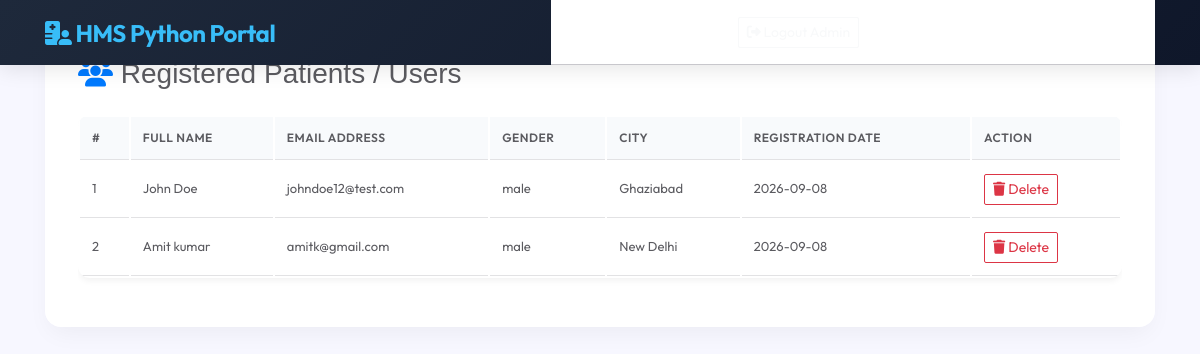
/admin/manage-users (signed in), run on the app's committed database.
### models.py (models this page shows, shortened)
class User(db.Model):
    __tablename__ = 'users'
    id = db.Column(db.Integer, primary_key=True, autoincrement=True)
    fullName = db.Column(db.String(255), nullable=True)
    address = db.Column(db.Text, nullable=True)
    city = db.Column(db.String(255), nullable=True)
    gender = db.Column(db.String(255), nullable=True)
    email = db.Column(db.String(255), nullable=True)
    password = db.Column(db.String(255), nullable=True)
    regDate = db.Column(db.DateTime, default=datetime.utcnow)
    updationDate = db.Column(db.DateTime, onupdate=datetime.utcnow)

### routes/admin_routes.py (the view)
@admin_bp.route('/manage-users')
@admin_required
def manage_users():
    users = User.query.all()
    return render_template('admin/manage_users.html', users=users)

### utils.py (called while the page is built)
def admin_required(f):
    @wraps(f)
    def decorated_function(*args, **kwargs):
        if 'admin_id' not in session:
            flash('Please log in to access the admin portal.', 'warning')
            return redirect(url_for('admin.login'))
        return f(*args, **kwargs)
    return decorated_function

### templates/admin/manage_users.html (shortened to what this page needs)
{% extends 'base.html' %}
{% block content %}
<div class="glass-card">
    <h3 class="fw-bold mb-4"><i class="fas fa-users text-primary me-2"></i> Registered Patients / Users</h3>
    <div class="table-responsive">
        <table class="table table-hover align-middle table-custom">
            <thead>
                <tr>
                    <th>#</th>
                    <th>Full Name</th>
                    <th>Email Address</th>
                    <th>Gender</th>
                    <th>City</th>
                    <th>Registration Date</th>
                    <th>Action</th>
                </tr>
            </thead>
            <tbody>
                {% if users %}
                    {% for usr in users %}
                    <tr>
                        <td>{{ loop.index }}</td>
                        <td class="fw-bold">{{ usr.fullName }}</td>
                        <td>{{ usr.email }}</td>
                        <td>{{ usr.gender }}</td>
                        <td>{{ usr.city }}</td>
                        <td>{{ usr.regDate.strftime('%Y-%m-%d') if usr.regDate else 'N/A' }}</td>
                        <td>
                            <a href="{{ url_for('admin.delete_user', id=usr.id) }}" class="btn btn-sm btn-outline-danger" onclick="return confirm('Delete user account?');"><i class="fas fa-trash me-1"></i> Delete</a>
                        </td>
                    </tr>
                    {% endfor %}
                {% else %}
                    <tr>
                        <td colspan="7" class="text-center py-4 text-muted">No registered users found.</td>
                    </tr>
                {% endif %}
            </tbody>
        </table>
    </div>
</div>
{% endblock %}

### static/assets/css/style.css (style rules this page uses)
* { margin: 0px; padding: 0px; list-style: none; }
a { text-decoration: none; outline: none; color: #444; }
html, body { height: 100%; }
::placeholder { color: #747f8a !important; font-size: 13px; opacity: .5 !important; }
h1, h2, h3, h4, h5, h6 { font-family: "mouse-500", Arial, Helvetica, sans-serif; }
body { background-color: #f7f7ff !important; font-family: "mouse-300", Arial, Helvetica, sans-serif; color: #6A6A6A; }
.btn { box-shadow: 0 3px 1px -2px rgba(0, 0, 0, 0.2), 0 2px 2px 0 rgba(0, 0, 0, 0.14), 0 1px 5px 0 rgba(0, 0, 0, 0.12); border-radius: 2px; }

### templates/base.html (style rules this page uses)
:root { --primary: #2563eb; --primary-dark: #1d4ed8; --secondary: #0f172a; --accent: #06b6d4; --bg-light: #f8fafc; --card-shadow: 0 10px 25px -5px rgba(0, 0, 0, 0.05), 0 8px 10px -6px rgba(0, 0, 0, 0.01); }
body { font-family: 'Outfit', sans-serif; background-color: #f1f5f9; color: #334155; }
.glass-card { background: rgba(255, 255, 255, 0.95); backdrop-filter: blur(10px); border-radius: 16px; border: 1px solid rgba(255, 255, 255, 0.2); box-shadow: var(--card-shadow); padding: 2rem; margin-bottom: 2rem; transition: transform 0.2s ease, box-shadow 0.2s ease; }
.table-custom { background: #fff; border-radius: 12px; overflow: hidden; box-shadow: 0 4px 6px -1px rgba(0, 0, 0, 0.05); }
.table-custom th { background: #f8fafc; color: #475569; font-weight: 600; text-transform: uppercase; font-size: 0.75rem; letter-spacing: 0.5px; border-bottom: 2px solid #e2e8f0; }

### data on the page
User: fullName "John Doe", email "johndoe12@test.com", gender "male", city "Ghaziabad", regDate "2026-09-08"
User: fullName "Amit kumar", email "amitk@gmail.com", gender "male", city "New Delhi", regDate "2026-09-08"
